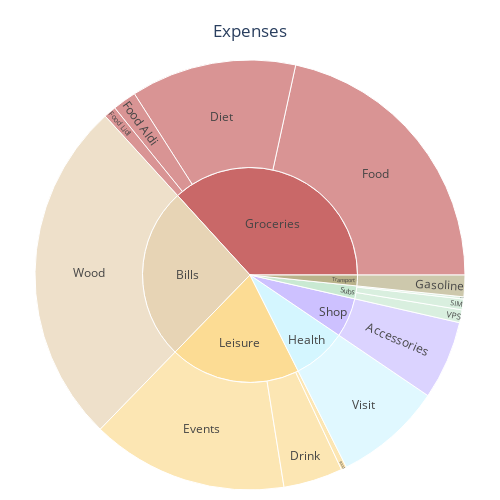

Notebook code cell kept with this figure:
### Markdown cell above
### Detail Expenses January 2025

### Code cell
df_expenses = FinCalc.calc_expenses(df_year_cashflow[ df_year_cashflow.index.month == 2 ])
df_expenses["Qty"] = df_expenses.Qty.abs() # sunburst does not understand negative values
fig = FinPlot.plot_expenses_donut(df_expenses)
fig.show()

### Figure 1 — Plotly figure (JSON) as saved in the notebook; plotly's stock layout.template omitted (floating-point values rounded to 4 significant figures)
{"data": [{"branchvalues": "total", "customdata": [["Transport"], ["Transport"], ["Bills"], ["Bills"], ["Health"], ["Subs"], ["Groceries"], ["Health"], ["Groceries"], ["Subs"], ["Leisure"], ["Shop"], ["Leisure"], ["Subs"], ["Leisure"], ["Groceries"], ["Groceries"], ["Shop"], ["Leisure"], ["Groceries"], ["Subs"]], "domain": {"x": [0, 1], "y": [0, 1]}, "hovertemplate": "labels=%{label}<br>Qty=%{value}<br>parent=%{parent}<br>id=%{id}<br>Category=%{customdata[0]}<extra></extra>", "ids": ["Transport/Gasoline", "Transport", "Bills", "Bills/Wood", "Health/Visit", "Subs", "Groceries", "Health", "Groceries/Food", "Subs/Bank", "Leisure", "Shop", "Leisure/Events", "Subs/VPS", "Leisure/Drink", "Groceries/Diet", "Groceries/Food Lidl", "Shop/Accessories", "Leisure/Food", "Groceries/Food Aldi", "Subs/SIM"], "labels": ["Gasoline", "Transport", "Bills", "Wood", "Visit", "Subs", "Groceries", "Health", "Food", "Bank", "Leisure", "Shop", "Events", "VPS", "Drink", "Diet", "Food Lidl", "Accessories", "Food", "Food Aldi", "SIM"], "marker": {"colors": ["#B9B28A", "#B9B28A", "#E7D4B5", "#E7D4B5", "#D4F6FF", "#C9E9D2", "#C96868", "#D4F6FF", "#C96868", "#C9E9D2", "#FCDC94", "#CDC1FF", "#FCDC94", "#C9E9D2", "#FCDC94", "#C96868", "#C96868", "#CDC1FF", "#FCDC94", "#C96868", "#C9E9D2"]}, "name": "", "parents": ["Transport", "", "", "Bills", "Health", "", "", "", "Groceries", "Subs", "", "", "Leisure", "Subs", "Leisure", "Groceries", "Groceries", "Shop", "Leisure", "Groceries", "Subs"], "type": "sunburst", "values": [10, 10, 160, 160, 50, 11.94, 226.5, 50, 133, 1, 121.2, 36.48, 91.18, 5.94, 27.5, 76.7, 5.73, 36.48, 2.5, 11.07, 5]}], "layout": {"height": 500, "legend": {"tracegroupgap": 0}, "margin": {"b": 10, "l": 10, "r": 10, "t": 60}, "title": {"text": "Expenses", "x": 0.5, "y": 0.95}, "width": 500}}
